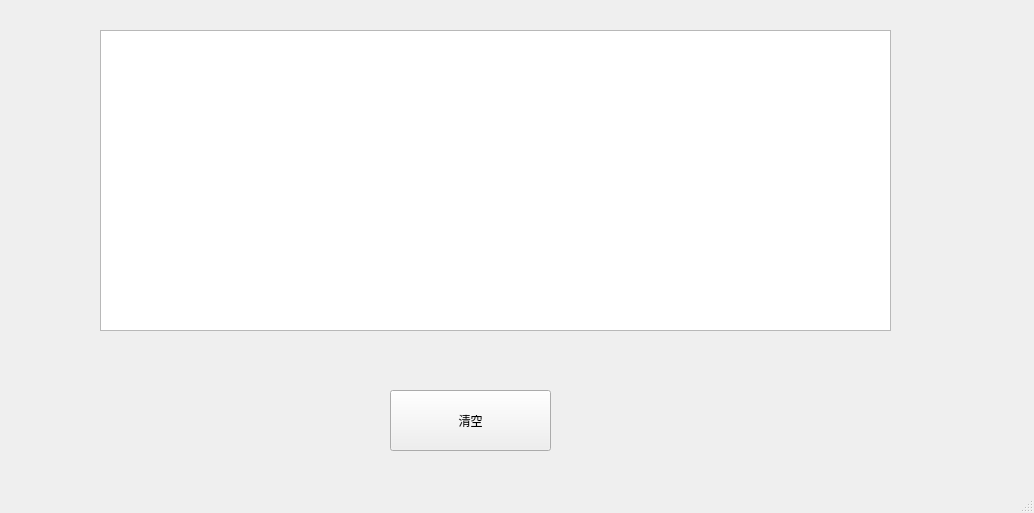
<?xml version="1.0" encoding="UTF-8"?>
<ui version="4.0">
 <class>MainWindow</class>
 <widget class="QMainWindow" name="MainWindow">
  <property name="geometry">
   <rect>
    <x>0</x>
    <y>0</y>
    <width>1034</width>
    <height>513</height>
   </rect>
  </property>
  <property name="windowTitle">
   <string>MainWindow</string>
  </property>
  <widget class="QWidget" name="centralWidget">
   <widget class="QPushButton" name="pushButton">
    <property name="geometry">
     <rect>
      <x>390</x>
      <y>390</y>
      <width>161</width>
      <height>61</height>
     </rect>
    </property>
    <property name="text">
     <string>清空</string>
    </property>
   </widget>
   <widget class="QListWidget" name="listWidget">
    <property name="geometry">
     <rect>
      <x>100</x>
      <y>30</y>
      <width>791</width>
      <height>301</height>
     </rect>
    </property>
   </widget>
  </widget>
  <widget class="QStatusBar" name="statusBar"/>
 </widget>
 <layoutdefault spacing="6" margin="11"/>
 <resources/>
 <connections/>
</ui>
